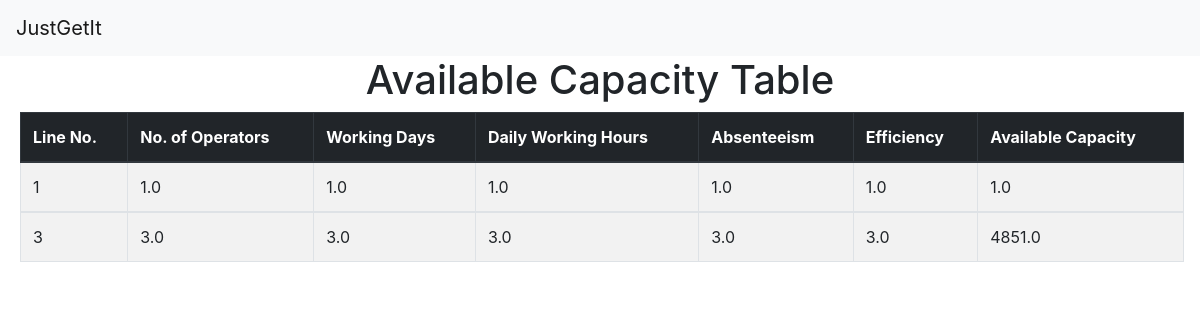
Page /avctable on the earlier database version.
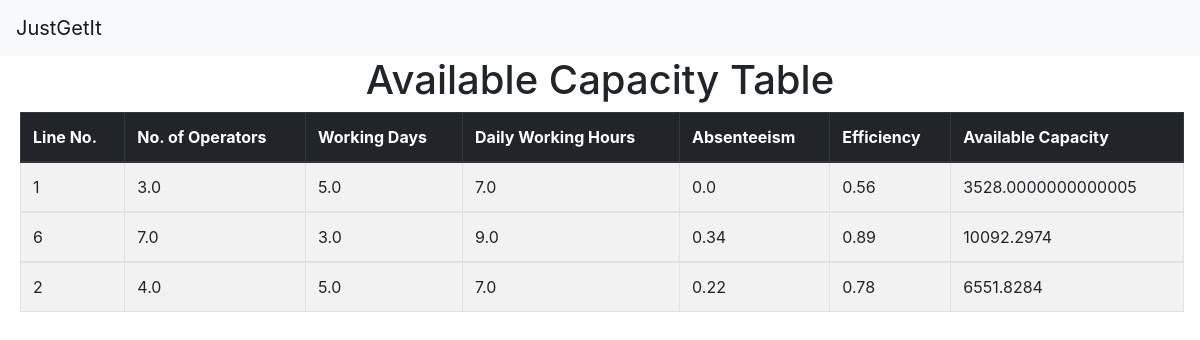
Same page on the later database version.
### loadplan/models.py (models this page shows)
class Avc(models.Model):
    lineno = models.IntegerField()
    noo = models.FloatField()
    workdays = models.FloatField()
    dwh = models.FloatField()
    absent = models.FloatField()
    efficiency = models.FloatField()
    mac = models.FloatField()

### loadplan/views.py (the view)
# urls.py: path('avctable', views.avctable, name='avctable'),
def avctable(request):
    allavc = Avc.objects.all()
    return render(request,'avctable.html', {'allavc': allavc})

### templates/avctable.html
{% extends 'base.html' %}
    {% block content %}
    <div class="container text-center">
        <h1>Available Capacity Table</h1>
    </div>
    <table class="table table-hover table-striped table-bordered" style="width: 97%; margin-left: 20px">
        <thead class="thead-dark">
          <tr>
            <th scope="col">Line No.</th>
            <th scope="col">No. of Operators</th>
            <th scope="col">Working Days</th>
            <th scope="col">Daily Working Hours</th>
            <th scope="col">Absenteeism</th>
            <th scope="col">Efficiency</th>
            <th scope="col">Available Capacity</th>
          </tr>
        </thead>
    {% for a in allavc %}
        <tbody>
          <tr>
            <td>{{a.lineno}}</td>
            <td>{{a.noo}}</td>
            <td>{{a.workdays}}</td>
            <td>{{a.dwh}}</td>
            <td>{{a.absent}}</td>
            <td>{{a.efficiency}}</td>
            <td>{{a.mac}}</td>
          </tr>
        </tbody>
    {% endfor %}
      </table>
{% endblock %}

Differences in the rows shown:
removed Avc: lineno "1", noo "1.0", workdays "1.0", dwh "1.0", absent "1.0", efficiency "1.0", mac "1.0"
removed Avc: lineno "3", noo "3.0", workdays "3.0", dwh "3.0", absent "3.0", efficiency "3.0", mac "4851.0"
added Avc: lineno "1", noo "3.0", workdays "5.0", dwh "7.0", absent "0.0", efficiency "0.56", mac "3528.0000000000005"
added Avc: lineno "6", noo "7.0", workdays "3.0", dwh "9.0", absent "0.34", efficiency "0.89", mac "10092.2974"
added Avc: lineno "2", noo "4.0", workdays "5.0", dwh "7.0", absent "0.22", efficiency "0.78", mac "6551.8284"
